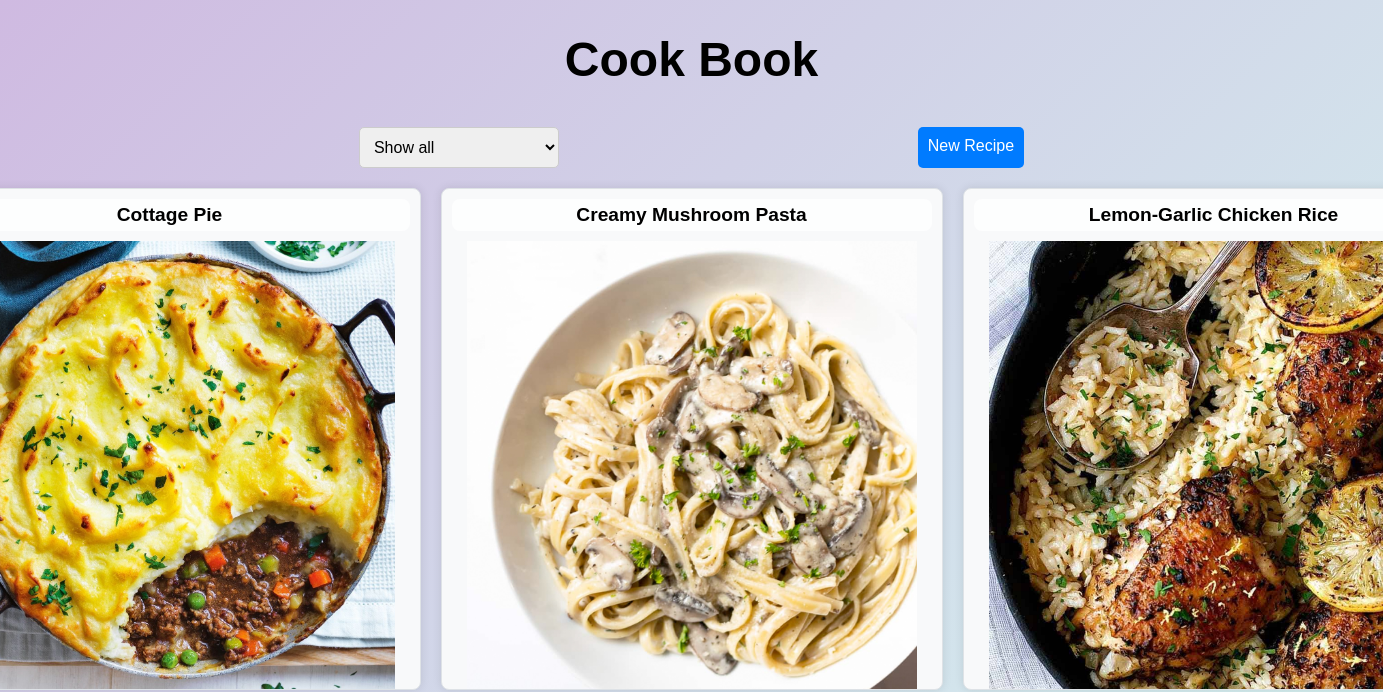
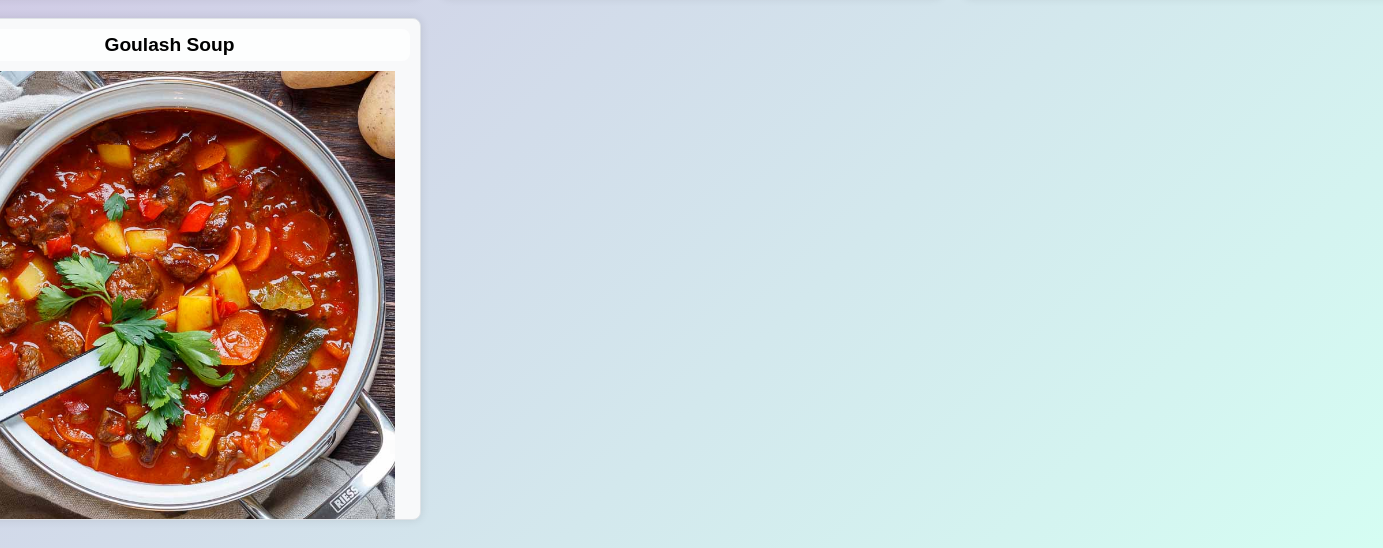
Before: / with the older database file (2 pictures, top to bottom).
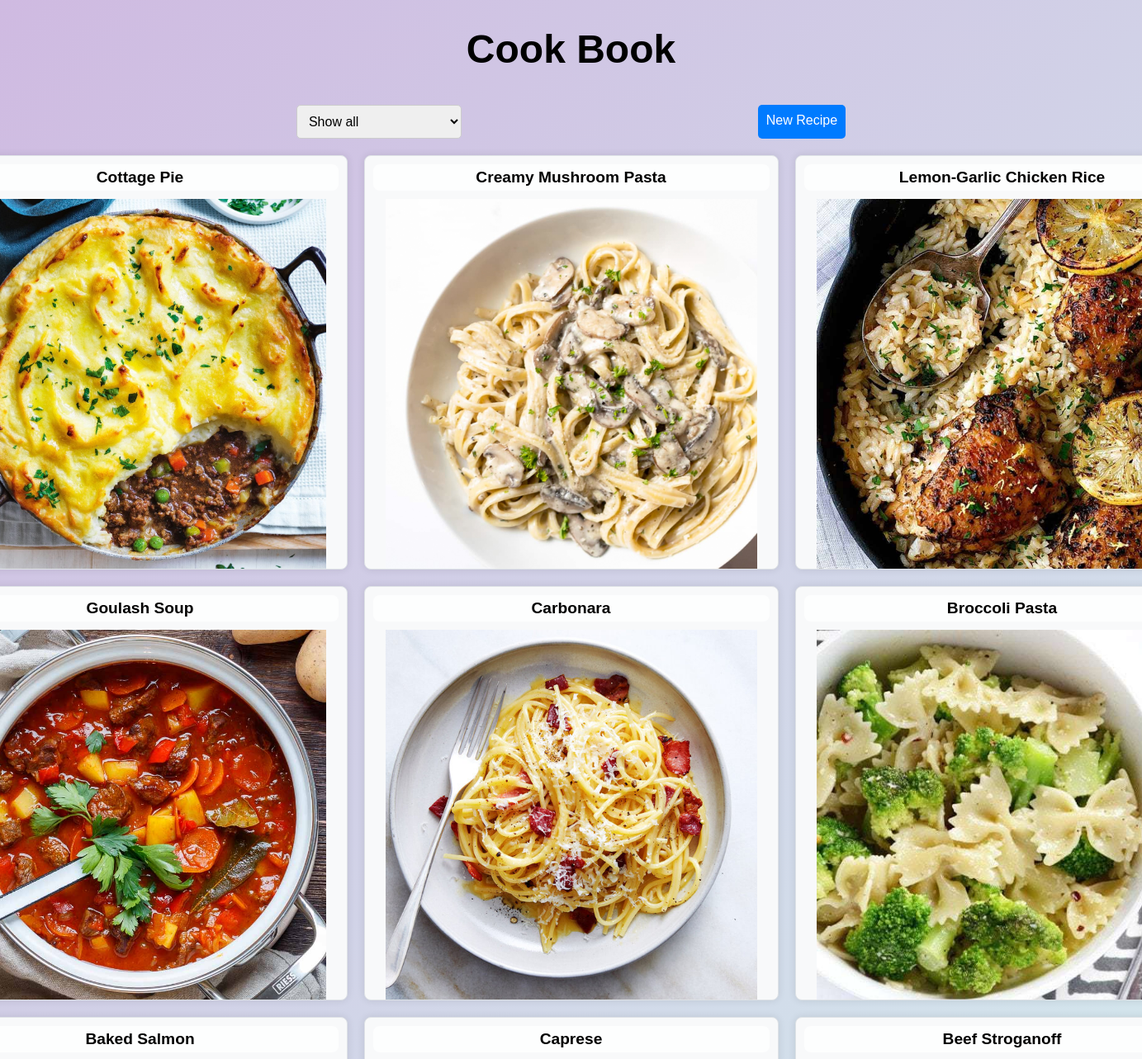
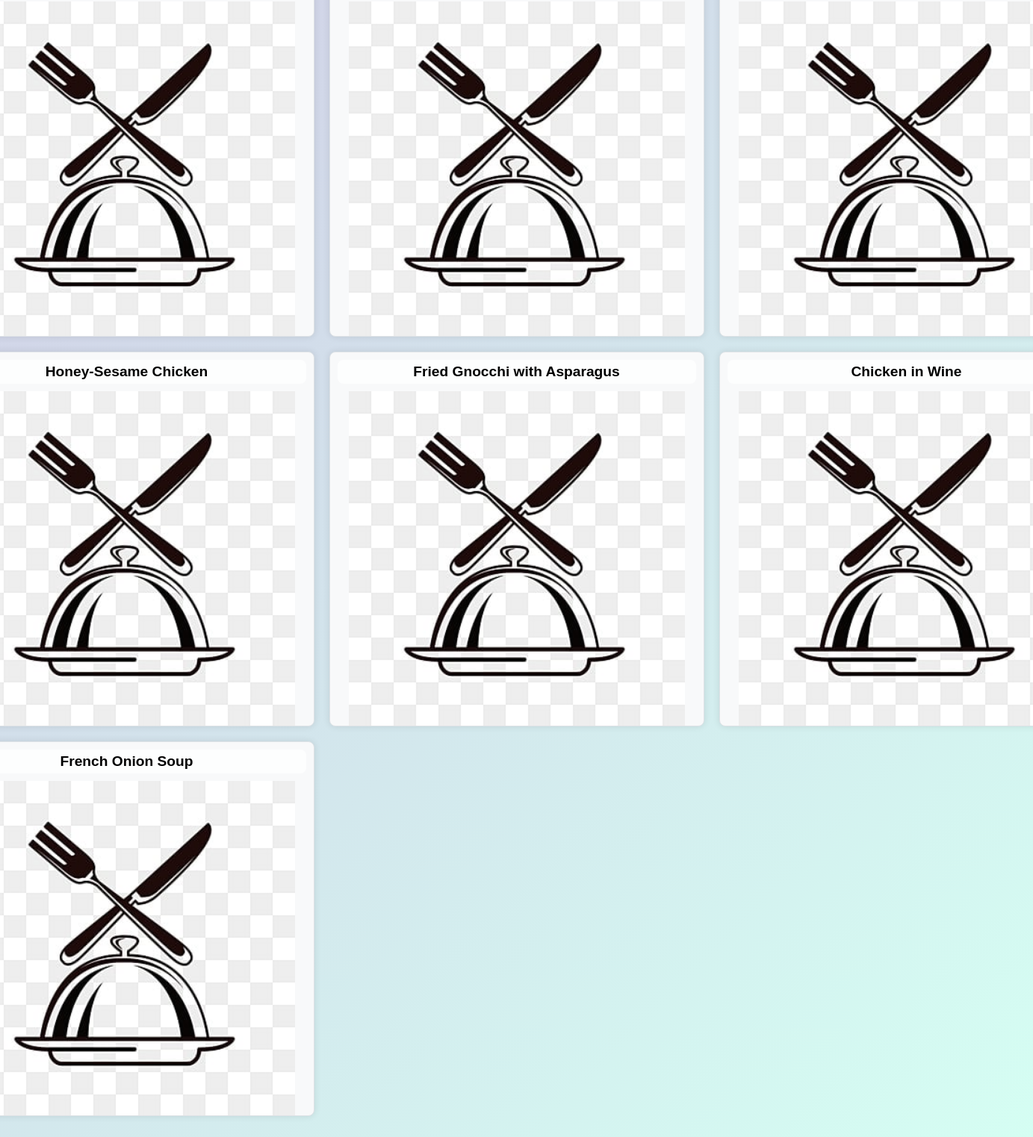
After: the same page with the newer database file (2 pictures, top to bottom).
### tables this page shows
CREATE TABLE recipes(
        id INTEGER PRIMARY KEY AUTOINCREMENT,
        title TEXT NOT NULL,
        ingredients TEXT NOT NULL,
        instructions TEXT NOT NULL,
        image_path TEXT,
        tags TEXT
    );

### main.py (the view)
@app.route("/")
def homepage():
    connection = get_db_connection()
    recipes = connection.execute("SELECT * FROM recipes").fetchall()
    connection.close()
    all_tags = set()
    for recipe in recipes:
        tags = recipe['tags'].split(', ')
        all_tags.update(tags)
    return render_template("home.html", recipes=recipes, all_tags=sorted(all_tags))

### main.py (called while the page is built)
def get_db_connection():
    connection = sqlite3.connect('recipes.db')
    connection.row_factory = sqlite3.Row
    return connection

### templates/home.html (shortened to what this page needs)
<!DOCTYPE html>
<html lang="en">
<head>
    <link rel="stylesheet" type="text/css" href="{{ url_for('static', filename='pages.css') }}">
</head>
<body>
    <div class="contents">
        <h1 class="title">Cook Book</h1>
        <div class="utils-container">
            <select class="tag-select" aria-label="Filter Dishes">
                <option value="all" selected>Show all</option>
            </select>
            <a href="{{ url_for('new_recipe') }}" class="button" role="button"><span class="text">New Recipe</span></a>
        </div>
        <div class="grid">
            {% for recipe in recipes %}
                <a href="{{ url_for('recipe_page', recipe_id=recipe.id) }}" class="square-link">
                    <div class="square" data-tags="{{ recipe.tags }}">
                        <h2>{{ recipe.title }}</h2>
                        <div class="square-image-container">
                            {% if recipe.image_path %}
                                <img src="{{ url_for('static', filename=recipe.image_path.split('static/')[1]) }}" alt="{{ recipe.title }} image">
                            {% else %}
                                <img src="{{ url_for('static', filename='default.jpg') }}" alt="{{ recipe.title }} image">
                            {% endif %}
                        </div>
                    </div>
                </a>
            {% endfor %}
        </div>
    </div>
</body>
</html>

### static/pages.css (style rules this page uses)
body { background: linear-gradient(135deg, #CFBAE1, #D5FFF3); font-family: Arial, sans-serif; margin: 0; padding: 0; }
.contents { display: flex; flex-direction: column; align-items: center; margin: 0 auto; margin-bottom: 100px; }
.title { font-size: 3rem; text-align: center; margin-bottom: 40px; font-family: Phantomsans, sans-serif; }
.grid { display: grid; grid-template-columns: repeat(3, 1fr); gap: 20px; }
.utils-container { display: flex; margin-bottom: 20px; width: 100%; justify-content: space-evenly; }
.tag-select { width: 200px; border-radius: 5px; padding: 10px; font-size: 16px; border: 1px solid #ccc; }
.square-link { text-decoration: none; color: inherit; }
.square { width: 500px; height: 500px; position: relative; background-color: #f8f9fa; border: 1px solid #dee2e6; border-radius: 8px; overflow: hidden; box-shadow: 0 0 10px rgba(0, 0, 0, 0.1); transition: box-shadow 0.3s ease; }
.square::before { content: ""; position: absolute; top: 0; left: 0; right: 0; bottom: 0; background-color: rgba(0, 0, 0, 0.0); transition: background-color 0.3s ease; z-index: 1; }
.square-image-container { height: 90%; width: inherit; display: flex; justify-content: center; }
.square-image-container img { width: auto; height: 100%; aspect-ratio: 1; object-fit: cover; }
.square h2 { margin: 10px; font-size: 1.2em; text-align: center; background-color: rgba(255, 255, 255, 0.8); padding: 5px; border-radius: 8px; z-index: 3; }
.button { display: flex; padding: 10px 10px; background-color: #007bff; color: #fff; border: none; border-radius: 5px; cursor: pointer; text-decoration: none; justify-content: center; }

Changed rows visible on the page:
added recipes: title "Carbonara", image_path (picture)
added recipes: title "Broccoli Pasta", image_path (picture)
added recipes: title "Baked Salmon"
added recipes: title "Caprese"
added recipes: title "Beef Stroganoff"
added recipes: title "Honey-Sesame Chicken"
added recipes: title "Fried Gnocchi with Asparagus"
added recipes: title "Chicken in Wine"
added recipes: title "French Onion Soup"
